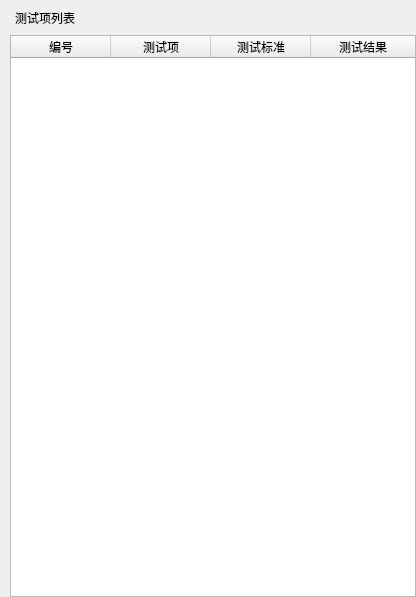
<?xml version="1.0" encoding="UTF-8"?>
<ui version="4.0">
 <class>ItemListBox</class>
 <widget class="QWidget" name="ItemListBox">
  <property name="geometry">
   <rect>
    <x>0</x>
    <y>0</y>
    <width>416</width>
    <height>597</height>
   </rect>
  </property>
  <property name="windowTitle">
   <string>Form</string>
  </property>
  <layout class="QGridLayout" name="gridLayout">
   <property name="leftMargin">
    <number>0</number>
   </property>
   <property name="topMargin">
    <number>0</number>
   </property>
   <property name="rightMargin">
    <number>0</number>
   </property>
   <property name="bottomMargin">
    <number>0</number>
   </property>
   <property name="spacing">
    <number>0</number>
   </property>
   <item row="0" column="0">
    <widget class="QWidget" name="widget" native="true">
     <property name="styleSheet">
      <string notr="true"/>
     </property>
     <property name="XUIStyleClass" stdset="0">
      <string>Content</string>
     </property>
     <property name="XUIRound" stdset="0">
      <string>SmallRound</string>
     </property>
     <layout class="QVBoxLayout" name="verticalLayout">
      <property name="spacing">
       <number>0</number>
      </property>
      <property name="leftMargin">
       <number>0</number>
      </property>
      <property name="topMargin">
       <number>0</number>
      </property>
      <property name="rightMargin">
       <number>0</number>
      </property>
      <property name="bottomMargin">
       <number>0</number>
      </property>
      <item>
       <widget class="QWidget" name="TitleBar" native="true">
        <property name="minimumSize">
         <size>
          <width>0</width>
          <height>35</height>
         </size>
        </property>
        <property name="maximumSize">
         <size>
          <width>16777215</width>
          <height>35</height>
         </size>
        </property>
        <property name="styleSheet">
         <string notr="true"/>
        </property>
        <property name="XUIStyleClass" stdset="0">
         <string>TitleBar</string>
        </property>
        <layout class="QHBoxLayout" name="horizontalLayout">
         <property name="spacing">
          <number>0</number>
         </property>
         <property name="leftMargin">
          <number>15</number>
         </property>
         <property name="topMargin">
          <number>0</number>
         </property>
         <property name="rightMargin">
          <number>0</number>
         </property>
         <property name="bottomMargin">
          <number>0</number>
         </property>
         <item>
          <widget class="QLabel" name="Title">
           <property name="styleSheet">
            <string notr="true"/>
           </property>
           <property name="text">
            <string>测试项列表</string>
           </property>
           <property name="XUIFont" stdset="0">
            <string>Medium</string>
           </property>
          </widget>
         </item>
        </layout>
       </widget>
      </item>
      <item>
       <widget class="QWidget" name="widget_4" native="true">
        <property name="minimumSize">
         <size>
          <width>0</width>
          <height>0</height>
         </size>
        </property>
        <property name="maximumSize">
         <size>
          <width>16777215</width>
          <height>16777215</height>
         </size>
        </property>
        <layout class="QGridLayout" name="gridLayout_2">
         <property name="leftMargin">
          <number>10</number>
         </property>
         <property name="topMargin">
          <number>0</number>
         </property>
         <property name="rightMargin">
          <number>0</number>
         </property>
         <property name="bottomMargin">
          <number>0</number>
         </property>
         <property name="spacing">
          <number>0</number>
         </property>
         <item row="0" column="0">
          <widget class="QTableWidget" name="TWItemList">
           <property name="horizontalScrollBarPolicy">
            <enum>Qt::ScrollBarAlwaysOff</enum>
           </property>
           <attribute name="horizontalHeaderVisible">
            <bool>true</bool>
           </attribute>
           <attribute name="horizontalHeaderStretchLastSection">
            <bool>true</bool>
           </attribute>
           <attribute name="verticalHeaderVisible">
            <bool>false</bool>
           </attribute>
           <column>
            <property name="text">
             <string>编号</string>
            </property>
           </column>
           <column>
            <property name="text">
             <string>测试项</string>
            </property>
           </column>
           <column>
            <property name="text">
             <string>测试标准</string>
            </property>
           </column>
           <column>
            <property name="text">
             <string>测试结果</string>
            </property>
           </column>
          </widget>
         </item>
        </layout>
       </widget>
      </item>
     </layout>
    </widget>
   </item>
  </layout>
 </widget>
 <resources/>
 <connections/>
</ui>
